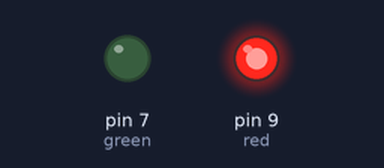
Recording of a sketch running on a simulated Arduino Uno, built with avr-gcc and run on an emulated ATmega328P. Shown: output pins drawn as LEDs (lit = HIGH).

Above: at 5.0 s.
At 10.2 s:
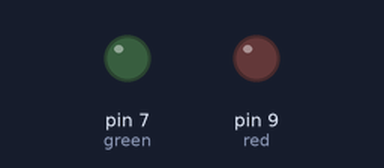
At 13.0 s:
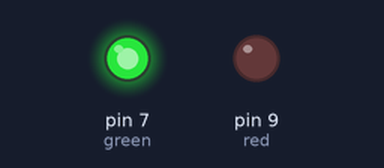
Timing chart, 0 to 20.8 s (numbered marks = the images above):
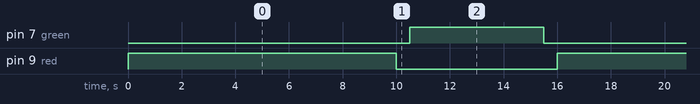

The sketch:

delay-based.ino
```cpp
int red = 9;
int green = 7;

int redLightTime = 10000;
int greenLightTime = 5000;

void setup() {
  // put your setup code here, to run once:
  pinMode(red, OUTPUT);
  pinMode(green, OUTPUT);

  digitalWrite(red, HIGH);
}

void cycle_lights() {
  delay(redLightTime);
  // switch from red to green
  digitalWrite(red, LOW);
  delay(500);
  digitalWrite(green, HIGH);

  delay(greenLightTime);

  // switch from green to red
  digitalWrite(green, LOW);
  delay(500);
  digitalWrite(red, HIGH);
}

void loop() {
  // put your main code here, to run repeatedly:
  cycle_lights();
}
```

Measured:
- by itself, pin 7 (green): alternates HIGH for 5.0 s and LOW for 11.0 s
- by itself, pin 9 (red): alternates HIGH for 10.0 s and LOW for 6.0 s
- by itself, everything shown: repeats every 16.0 s, in 4 steps
